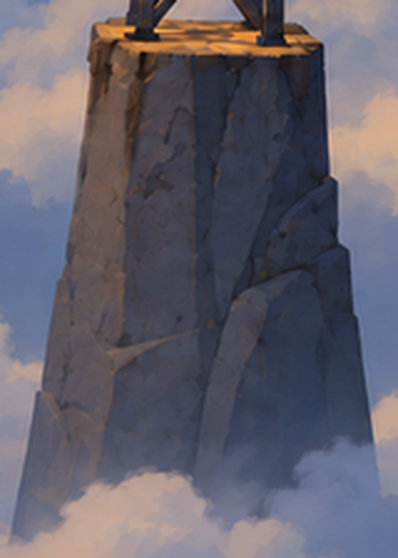
#> input picture refs/ref_pillar.png, 398 x 558 px
$ python extract_style.py ../refs/ref_pillar.png --out out.png
#> lines starting #> are read from the running program, lines starting #| are printed output that depends on the picture
"""Extract a style guide (palette roles + light mood) from concept art.

    python3 -m forge.extract_style refs/ref_pillar.png refs/ref_plinth.png -o styles/relay.json

Clusters the reference pixels (k-means), then assigns clusters to roles the material library
uses: crevice, shadow, mid, lit, highlight, wood_dark, wood_lit, warm_light, sky_top, sky_horizon.
Writes a JSON style file plus a swatch PNG for a quick human check. Every value can be hand-edited
afterwards; the generators only ever read the JSON.
"""
import argparse
import colorsys
import json
import os

import numpy as np
from PIL import Image, ImageDraw


def kmeans(x, k, iters=25, seed=0):
    rng = np.random.default_rng(seed)
    c = x[rng.choice(len(x), k, replace=False)]
    for _ in range(iters):
        d = ((x[:, None, :] - c[None]) ** 2).sum(-1)
        lab = d.argmin(1)
        for j in range(k):
            pts = x[lab == j]
            if len(pts):
                c[j] = pts.mean(0)
    counts = np.bincount(lab, minlength=k)
    return c, counts


def srgb_to_linear(c):
    c = np.asarray(c, dtype=float)
    return np.where(c <= 0.04045, c / 12.92, ((c + 0.055) / 1.055) ** 2.4)


def describe(rgb):
    h, s, v = colorsys.rgb_to_hsv(*rgb)
    warm = rgb[0] - rgb[2]  # >0 warm, <0 cool
    return {"h": h, "s": s, "v": v, "warm": warm}


def extract(paths, k=14):
    px = []
    for p in paths:
        im = Image.open(p).convert("RGB")
        im.thumbnail((256, 256))
        px.append(np.asarray(im, dtype=float).reshape(-1, 3) / 255)
    x = np.concatenate(px)
    cents, counts = kmeans(x, k)
    cl = [dict(rgb=c.tolist(), n=int(n), **describe(c)) for c, n in zip(cents, counts) if n > 0]
    total = sum(c["n"] for c in cl)

    def pick(cands, key, default):
        cands = [c for c in cands if c["n"] > total * 0.004]
        return max(cands, key=key)["rgb"] if cands else default

    # Sky: bright-ish, saturated blue in the upper part of frames is common in concept art
    sky = [c for c in cl if 0.55 < c["h"] < 0.7 and c["s"] > 0.35 and c["v"] > 0.45]
    sky_ids = {id(c) for c in sky}
    body = [c for c in cl if id(c) not in sky_ids]
    cool = [c for c in body if c["warm"] < 0.0]
    warm = [c for c in body if c["warm"] >= 0.0]
    style = {
        "crevice": pick(body, lambda c: -c["v"], [0.08, 0.08, 0.12]),
        "shadow": pick([c for c in cool if 0.2 < c["v"] < 0.52], lambda c: c["n"], [0.3, 0.33, 0.45]),
        "mid": pick([c for c in cool if 0.52 <= c["v"] < 0.85], lambda c: c["n"], [0.5, 0.52, 0.6]),
        "lit": pick([c for c in warm if 0.5 < c["v"] < 0.9 and c["s"] < 0.45], lambda c: c["n"], [0.7, 0.65, 0.58]),
        "highlight": pick([c for c in warm if c["v"] > 0.7], lambda c: c["v"] - c["s"] * 0.3, [0.95, 0.85, 0.65]),
        "wood_dark": pick([c for c in warm if c["s"] > 0.35 and c["v"] < 0.45], lambda c: c["n"], [0.25, 0.14, 0.07]),
        "wood_lit": pick([c for c in warm if c["s"] > 0.4 and 0.4 < c["v"] < 0.85], lambda c: c["n"], [0.6, 0.38, 0.18]),
        "warm_light": pick([c for c in warm if c["s"] > 0.3], lambda c: c["v"] * c["s"], [1.0, 0.75, 0.45]),
        "sky_top": pick(sky, lambda c: c["s"], [0.3, 0.45, 0.75]),
        "sky_horizon": pick([c for c in warm if c["v"] > 0.75 and c["s"] < 0.35], lambda c: c["n"], [0.95, 0.8, 0.7]),
    }
    return style, cl


def swatch(style, path):
    names = list(style["palette_srgb"])
    w = 120
    im = Image.new("RGB", (w * len(names), 150), "white")
    d = ImageDraw.Draw(im)
    for i, n in enumerate(names):
        c = tuple(int(v * 255) for v in style["palette_srgb"][n])
        d.rectangle([i * w, 0, (i + 1) * w - 4, 120], fill=c)
        d.text((i * w + 4, 128), n, fill=(0, 0, 0))
    im.save(path)


def main():
    ap = argparse.ArgumentParser()
    ap.add_argument("refs", nargs="+")
    ap.add_argument("-o", "--out", required=True)
    ap.add_argument("--name", default=None)
    a = ap.parse_args()
    pal, clusters = extract(a.refs)
#> in extract, im is the input picture: PIL image 398x558 RGB; mean R, G, B 101, 97, 108.3
#> in kmeans, `c = x[rng.choice(len(x), k, replace=False)]`: c = 14 rows, first 8: [0.349, 0.235, 0.173], [0.675, 0.6, 0.596], [0.341, 0.365, 0.467], [0.565, 0.549, 0.604], [0.275, 0.306, 0.416], [0.122, 0.137, 0.184], [0.404, 0.459, 0.596], [0.173, 0.18, 0.255]
#> after the loop in kmeans, `for _ in range(iters):`: c = 14 rows, first 8: [0.302, 0.222, 0.185], [0.69, 0.613, 0.596], [0.401, 0.404, 0.475], [0.541, 0.538, 0.608], [0.273, 0.276, 0.338], [0.144, 0.141, 0.176], [0.414, 0.466, 0.597], [0.173, 0.188, 0.253]
#> in kmeans, `counts = np.bincount(lab, minlength=k)`: counts = [865, 3011, 1688, 3207, 6532, 1751, 5981, 4556, 3258, 2859, 745, 2956, 3554, 5885]
#> in extract, `cents, counts = kmeans(x, k)`: cents has the same summary as c in kmeans
#> in extract, `cl = [dict(rgb=c.tolist(), n=int(n), **describe(c)) for c, n in zip(ce..`: cl = 14 items
#> in extract, `total = sum(c["n"] for c in cl)`: total = 46848
#> in extract, `sky = [c for c in cl if 0.55 < c["h"] < 0.7 and c["s"] > 0.35 and c["v..`: sky = []
#> in extract, `sky_ids = {id(c) for c in sky}`: sky_ids = 0 items
#> in extract, `body = [c for c in cl if id(c) not in sky_ids]`: body = 14 items
#> in extract, `cool = [c for c in body if c["warm"] < 0.0]`: cool = 8 items
#> in extract, `warm = [c for c in body if c["warm"] >= 0.0]`: warm = 6 items
#> in pick, `cands = [c for c in cands if c["n"] > total * 0.004]`: cands = 14 items
#> pal = 10 items; clusters = 14 items
    style = {
        "name": a.name or os.path.splitext(os.path.basename(a.out))[0],
        "references": [os.path.relpath(p, os.path.dirname(os.path.abspath(a.out))) for p in a.refs],
        "palette_srgb": {k: [round(v, 3) for v in c] for k, c in pal.items()},
        # Mood / rendering knobs (hand-tune once per art direction)
        "light": {"sun_dir": [0.75, 0.45, -0.55], "sun_energy": 5.5, "sky_strength": 0.55,
                  "look": "AgX - Punchy"},
        "shape": {"facet_cuts": [6, 10], "bevel": 0.035, "edge_highlight": 0.6, "crack_density": 0.5},
    }
    os.makedirs(os.path.dirname(os.path.abspath(a.out)), exist_ok=True)
    with open(a.out, "w") as f:
        json.dump(style, f, indent=2)
    swatch(style, os.path.splitext(a.out)[0] + "_swatch.png")
#> in swatch, `names = list(style["palette_srgb"])`: names = ['crevice', 'shadow', 'mid', 'lit', 'highlight', 'wood_dark', 'wood_lit', 'warm_light', 'sky_top', 'sky_horizon']
#> in swatch, `im = Image.new("RGB", (w * len(names), 150), "white")`: im: PIL image 1200x150 RGB; every value is 255
#> the loop in swatch, `for i, n in enumerate(names):` made 10 passes
#> (n, c) on passes 1 to 10: ('crevice', (36, 35, 44)), ('shadow', (69, 70, 86)), ('mid', (105, 118, 152)), ('lit', (158, 148, 155)), ('highlight', (195, 166, 149)), ('wood_dark', (77, 56, 47)), ('wood_lit', (188, 124, 67)), ('warm_light', (188, 124, 67)), ('sky_top', (76, 114, 191)), ('sky_horizon', (195, 166, 149))
#> in swatch, `im.save(path)`:
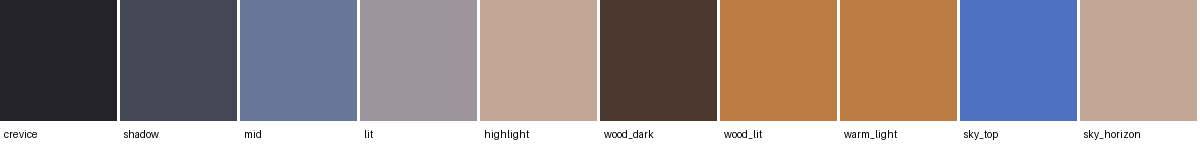
#> saved as out_swatch.png: PIL image 1200x150 RGB; mean R, G, B 154.5, 141.4, 140.3
    print(json.dumps(style["palette_srgb"], indent=1))
#> (printed output is left out)


if __name__ == "__main__":
    main()

$ run again, with styles/relay_swatch.png copied over refs/ref_pillar.png
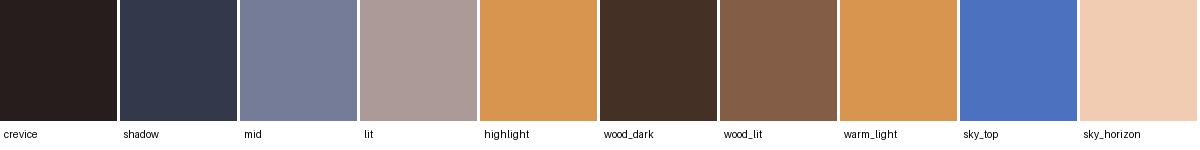
#> input picture styles/relay_swatch.png, 1200 x 150 px
#> in extract, im is the input picture: PIL image 1200x150 RGB; mean R, G, B 157.8, 141.3, 135
#> in extract, `im.thumbnail((256, 256))`:
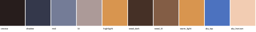
#> im: PIL image 256x32 RGB; mean R, G, B 157.7, 141.3, 134.9
#> in kmeans, `c = x[rng.choice(len(x), k, replace=False)]`: c = 14 rows, first 8: [0.843, 0.569, 0.282], [0.514, 0.365, 0.271], [0.984, 0.984, 0.984], [0.675, 0.604, 0.596], [1, 1, 1], [0.298, 0.447, 0.749], [0.204, 0.22, 0.294], [0.675, 0.604, 0.596]
#> after the loop in kmeans, `for _ in range(iters):`: c = 14 rows, first 8: [0.843, 0.571, 0.288], [0.512, 0.363, 0.268], [0.874, 0.85, 0.839], [0.74, 0.706, 0.701], [0.997, 0.996, 0.996], [0.377, 0.47, 0.678], [0.209, 0.22, 0.288], [0.562, 0.55, 0.587]
#> in kmeans, `counts = np.bincount(lab, minlength=k)`: counts = [95, 600, 192, 118, 1372, 1224, 650, 102, 98, 98, 711, 1175, 652, 1105]
#> in extract, `cents, counts = kmeans(x, k)`: cents has the same summary as c in kmeans
#> cl = 14 items
#> total = 8192
#> sky = 1 item
#> body = 13 items
#> cool = 2 items
#> warm = 11 items
#> cands = 13 items
#> pal = 10 items; clusters = 14 items
#> names = ['crevice', 'shadow', 'mid', 'lit', 'highlight', 'wood_dark', 'wood_lit', 'warm_light', 'sky_top', 'sky_horizon']
#> the loop in swatch, `for i, n in enumerate(names):` made 10 passes
#> (n, c) on passes 1 to 8: ('crevice', (53, 37, 32)), ('shadow', (53, 56, 73)), ('mid', (143, 140, 149)), ('lit', (170, 155, 154)), ('highlight', (254, 253, 253)), ('wood_dark', (53, 37, 32)), ('wood_lit', (216, 149, 79)), ('warm_light', (214, 145, 73))
#> in swatch, `im.save(path)`:
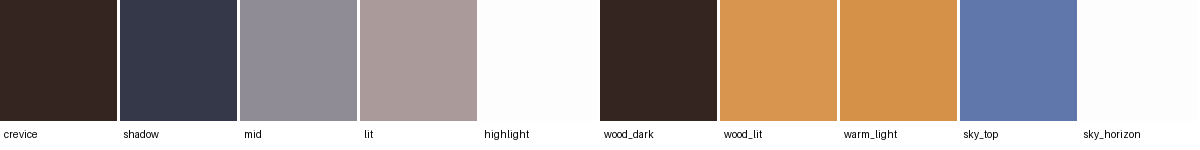
#> saved as out_swatch.png: PIL image 1200x150 RGB; mean R, G, B 171.7, 158.9, 153.1
#> (printed output is left out)
